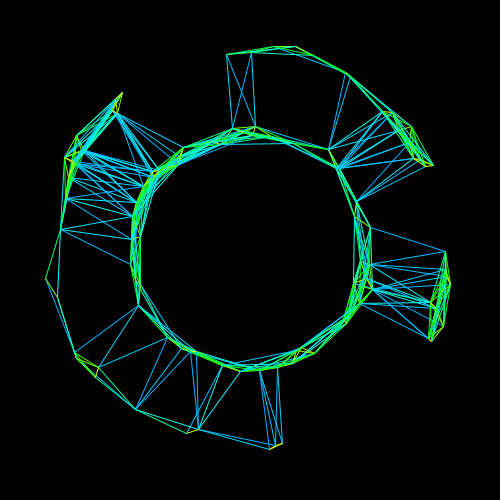
Frame 1 (no input)
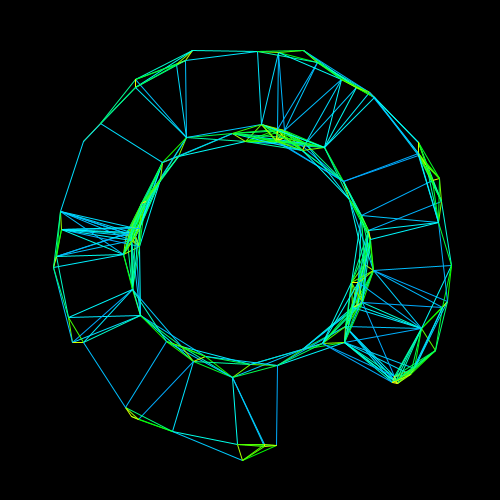
Frame 60 (the mouse pressed at the canvas centre just before this capture)
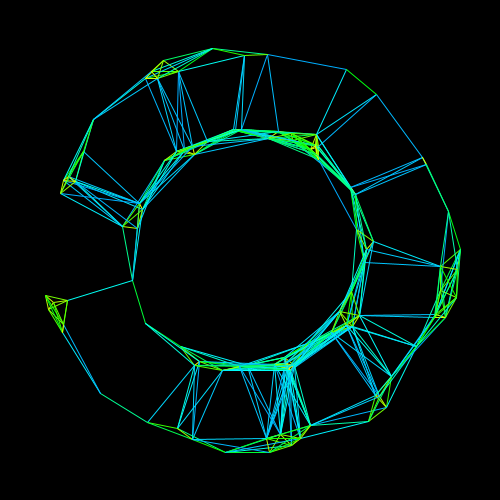
Frame 120 (the mouse held since frame 60 and released just before this capture)

The Processing sketch that drew these frames (run headless with seeded random() and noise(); from frame 60 on, the mouse is pressed at the canvas centre):

// Processing sketch: circle_particle
// ── circle_particle.pde
class Particle{
  float size;
  float deg=0,add_deg;
  PVector pos=new PVector();
  float noise_seed;
  Particle(float size){
   this.size=size;
   deg=radians(random(360));
   add_deg=radians(random(0.1,2.0));
   noise_seed=random(10000);
  }
  
  void show(){
   float noi=map(noise(noise_seed),0,1,-20,20);
   pos.x=(size+noi)*cos(deg); 
   pos.y=(size+noi)*sin(deg);
   deg+=add_deg;
   noise_seed+=0.01;
  }
}

int N=100;
Particle p[]=new Particle[N];

void setup(){
  size(500,500);
  colorMode(HSB,360,100,100);
  stroke(255);
  for(int i=0;i<N;i++){
    if(i<N/2)p[i]=new Particle(120);
    else p[i]=new Particle(200);
  }
}

void draw(){
  colorMode(RGB);
  background(0);
  colorMode(HSB,360,100,100);
  translate(width/2,height/2);
  for(int i=0;i<N;i++){
   p[i].show(); 
  }
  for(int i=0;i<N;i++){
   for(int j=i+1;j<N;j++){
    if(p[i].pos.dist(p[j].pos)<80){
      stroke(map(p[i].pos.dist(p[j].pos),0,80,50,200),100,100);
      line(p[i].pos.x,p[i].pos.y,p[j].pos.x,p[j].pos.y); 
    }
   }
  }
  
}
